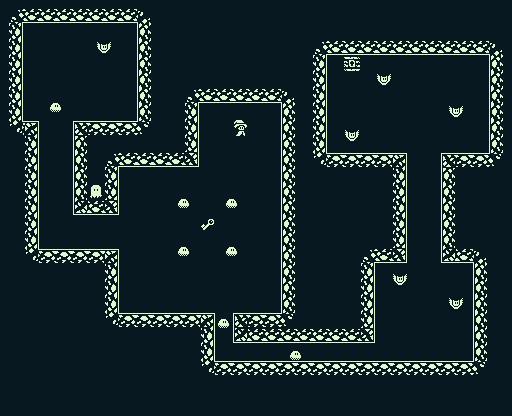

Tiled map render using the project's own tile images. Description and the map definition, with tile-layer contents summarised, below:
An orthogonal 64x52 tile map with 8x8 px tiles, 3 tile layers (Tile Layer 1, walls, actors), 2 tilesets.

<map version="1.0" tiledversion="1.1.4" orientation="orthogonal" renderorder="right-down" width="64" height="52" tilewidth="8" tileheight="8" infinite="0" nextobjectid="1">
 <tileset firstgid="1" name="backgroundTiles" tilewidth="16" tileheight="16" tilecount="40" columns="10">
  <image source="../backgroundTiles.png" width="160" height="64" />
 </tileset>
 <tileset firstgid="41" name="actorTiles" tilewidth="16" tileheight="16" tilecount="20" columns="5">
  <image source="../actorTiles.png" width="80" height="64" />
 </tileset>
 <layer name="Tile Layer 1" width="64" height="52">
  <data>[3328 cells, 3328 non-empty, 1 distinct tile ids]</data>
 </layer>
 <layer name="walls" width="64" height="52">
  <data>[3328 cells, 183 non-empty, 13 distinct tile ids]</data>
 </layer>
 <layer name="actors" width="64" height="52">
  <data>[3328 cells, 17 non-empty, 6 distinct tile ids]</data>
 </layer>
</map>
